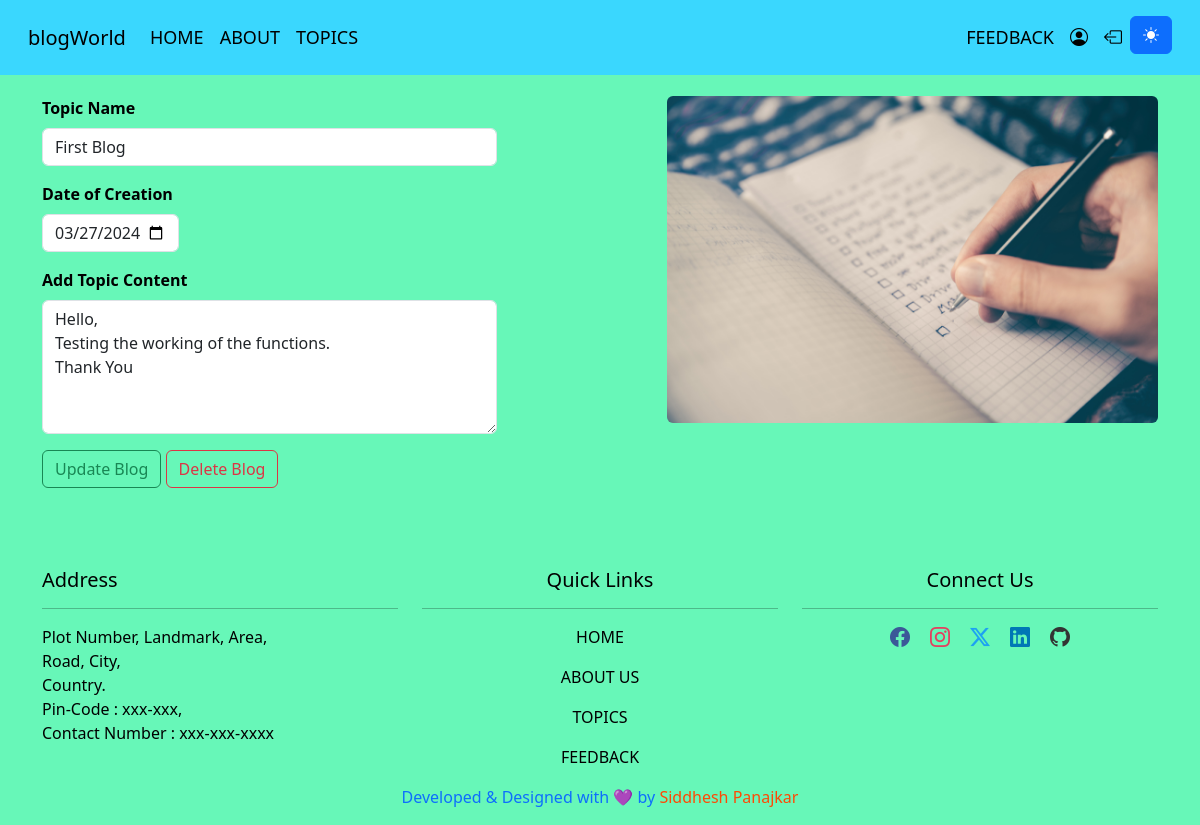
The page /edit/2/ (signed in) on the database as committed earlier.
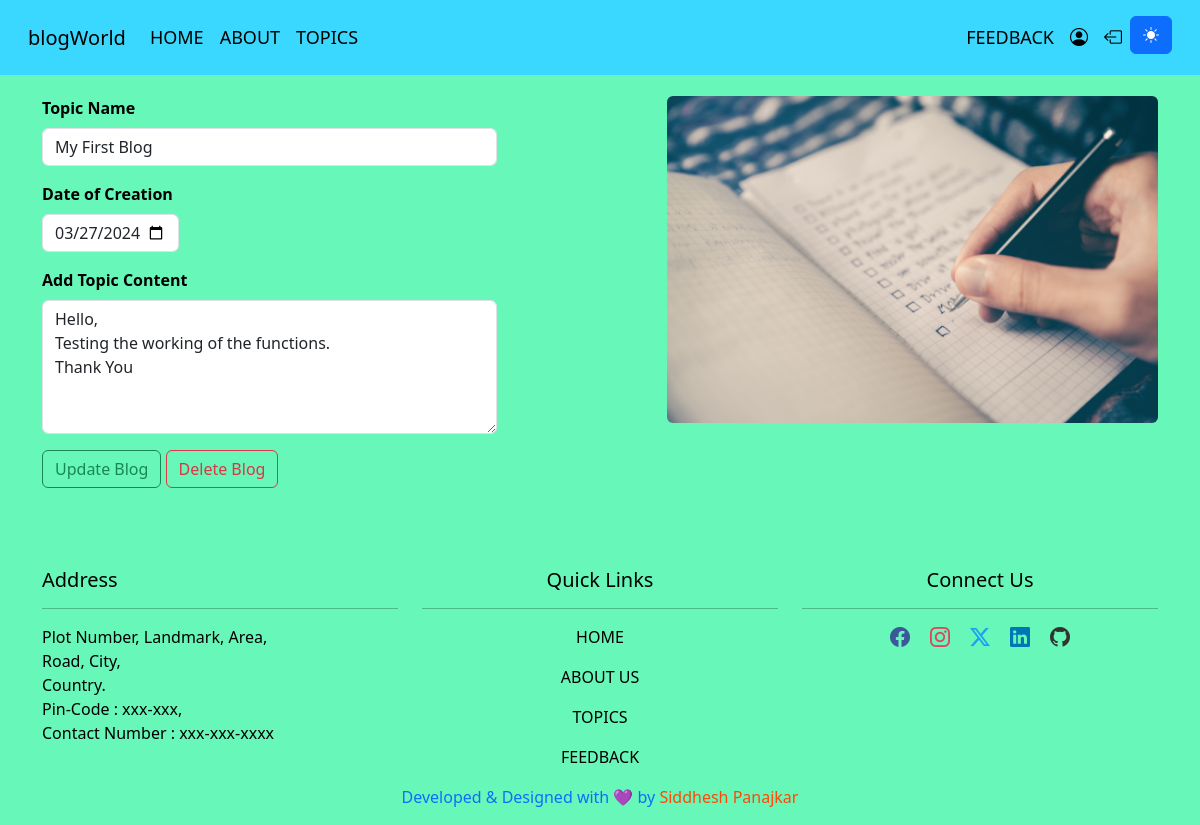
The same page on the database as committed later.
### blogWebApp/models.py (models this page shows, shortened)
class BlogEntry(models.Model):
    topic_name = models.CharField(max_length=40, verbose_name='Topic Name')
    categories = models.ManyToManyField('BlogCategory', related_name='blog_entries', verbose_name='Categories')
    date_of_creation = models.DateField(verbose_name='Date of Creation',  default=timezone.now)
    last_updated_at = models.DateTimeField(verbose_name='Last Updated At', auto_now=True)
    blog_script = models.TextField(verbose_name='Blog Script')
    author = models.ForeignKey(settings.AUTH_USER_MODEL, on_delete=models.CASCADE, related_name='blog_entries', default=1)
    image = models.ImageField(upload_to='blog_images/', verbose_name=_('Image'), null=True, blank=True)
    class Meta:
        verbose_name = _('Blog Entry')
        verbose_name_plural = _('Blog Entries')

### blogWebApp/views.py (the view)
# urls.py: path('edit/<int:blog_id>/', views.edit_blog, name='edit_blog'),
def edit_blog(request, blog_id):
    if request.user.is_authenticated:
        blog_entry = get_object_or_404(BlogEntry, id=blog_id)
        if blog_entry.author == request.user:
            return render(request, 'edit_blog.html', {'blog_entry': blog_entry})
        else:
            return render(request, 'unauthorized.html')
    else:
        messages.error(request, "You need to log in to create a blog.")
        return render(request, 'unauthorized.html')

### templates/edit_blog.html (shortened to what this page needs)
{% extends 'base.html' %}
{% load static %}
{% block 'main' %}
<div class="container mt-5">
    <div class="row">
        <div class="col-md-6 pt-5 address">
            <form method="post" action="{% url 'update_blog' blog_entry.id %}">
                <div class="col-md-10 mb-3">
                    <label for="exampleInput1" class="form-label"><strong> Topic Name </strong></label>
                    <input type="text" class="form-control" name="topicname" id="exampleInput1"
                        placeholder="Lorem ipsum Voluptatem" value="{{ blog_entry.topic_name }}">
                </div>
                <div class="col-md-3 mb-3">
                    <label for="exampleInput3" class="form-label"><strong> Date of Creation </strong></label>
                    <input type="date" class="form-control" name="dateofcreation" id="exampleInput3"
                        value="{{ blog_entry.date_of_creation|date:'Y-m-d' }}">
                </div>
                <div class="col-md-10 mb-3">
                    <label for="exampleTextarea2" class="form-label"><strong> Add Topic Content </strong></label>
                    <textarea class="form-control" name="blogscript" id="exampleTextarea2" rows="5"
                        placeholder="Add Your Topic Views">{{ blog_entry.blog_script }}</textarea>
                </div>
                <div class="mb-3">
                    <button type="submit" class="btn btn-outline-success" data-bs-toggle="modal"
                        data-bs-target="#updateModal">Update Blog</button>
                    <button type="button" class="btn btn-outline-danger" data-bs-toggle="modal"
                        data-bs-target="#deleteModal">Delete Blog</button>
                </div>
            </form>
        </div>
        <div class="col-md-6 pt-5">
            <img src="{% static './asset/images/blog-4.jpg' %}" class="rounded float-end" width="90%" alt="...">
        </div>
    </div>
</div>
{% endblock 'main' %}

Rows that differ between the two databases and show on the page:
changed BlogEntry "Hello, Testing the working of the functions. Thank You": topicname "First Blog" → "My First Blog"
